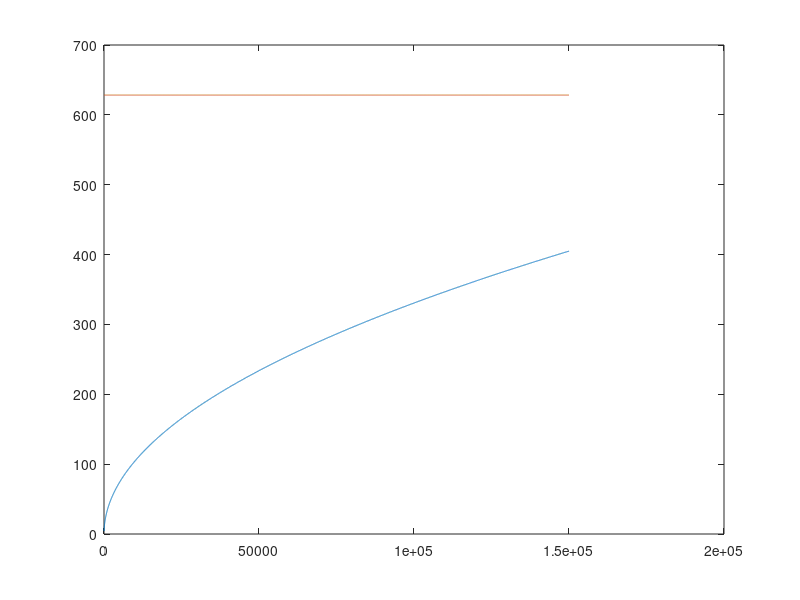

Recreate this plot in MATLAB. (Note: this script raises an error after producing the figure.)
% Main code to calculate eigenvalues for the parametric instability of the
% interface between two fluids using the approach to Kumar & Tuckerman (1994)

%%%%%%%%%%%%%%%%%%%%%%%%%%%%%%%%%%%%%%%%%%%%%%%%%%%%%%%%%%%%%%%%%%%%%%%%%%%%%%%%
w_dim = 64*pi*1e-3;                           % width, m
g_dim = 9.81;                                 % gravity, m/s²
rho_dim = [519.933, 415.667];                 % densities (bottom/top), kg/m³
mu_dim = [3.908e-5, 3.124e-5];                % dyn. visc. Pa s
nu_dim = mu_dim./rho_dim;                     % kin. visc. m²/s
h_dim = [1000, 1000];                         % layer heights, m
gamma_dim = 2.181e-6;                         % interfacial tension, N/m²
f_dim = 100;                                  % frequency, Hz
omega_dim = 2*pi*f_dim;                       % frequency, rad/s
m_max = 9600;

%%%%%%%%%%%%%%%%%%%%%%%%%%%%%%%%%%%%%%%%%%%%%%%%%%%%%%%%%%%%%%%%%%%%%%%%%%%%%%%%
N = 20;                                       % Trunctation Fourier series
atwood = -diff(rho_dim)/sum(rho_dim);         % Atwood number


k0 = [1:m_max] * pi / w_dim;
omegan = sqrt(atwood*g_dim*k0);               % Nat. frequency

figure(1)
plot(k0, omegan)
hold on 
plot(k0,k0*0+omega_dim)
hold off

[a_harmonic, a_subharmonic] = sweep_over_k(w_dim, N, omega_dim, nu_dim, mu_dim, rho_dim, g_dim, gamma_dim, h_dim, m_max);

figure(2)
k = a_harmonic(:,1);
plot(k, a_harmonic(:,3), '.k')
hold on 
plot(k, a_subharmonic(:,3), '.r')
for i = 4:12
  plot(k, a_harmonic(:,i), '.k')
  plot(k, a_subharmonic(:,i), '.r')
end
hold off
xlabel('$k$', 'Interpreter', 'latex')
ylabel('$a/g$', 'Interpreter', 'latex')
xlim([0,1.5e5])

% Set figure properties
set(gcf, 'PaperUnits', 'inches');
set(gcf, 'PaperPosition', [0 0 4 3]); % Set the figure size (width x height)
set(gcf, 'PaperSize', [4 3]); % Ensure the paper size matches the position

% Set font size and line width
set(gcf, 'DefaultAxesFontSize', 12);
set(gcf, 'DefaultTextFontSize', 12);
set(gca, 'LineWidth', 1.5);

% Set the resolution (DPI)
set(gcf, 'PaperPositionMode', 'auto');
print('-depsc2', '-r300', 'KT94_fig1b.eps'); % Save as EPS with 300 DPI

save('KT94_fig1b.mat', "a_harmonic", "a_subharmonic")